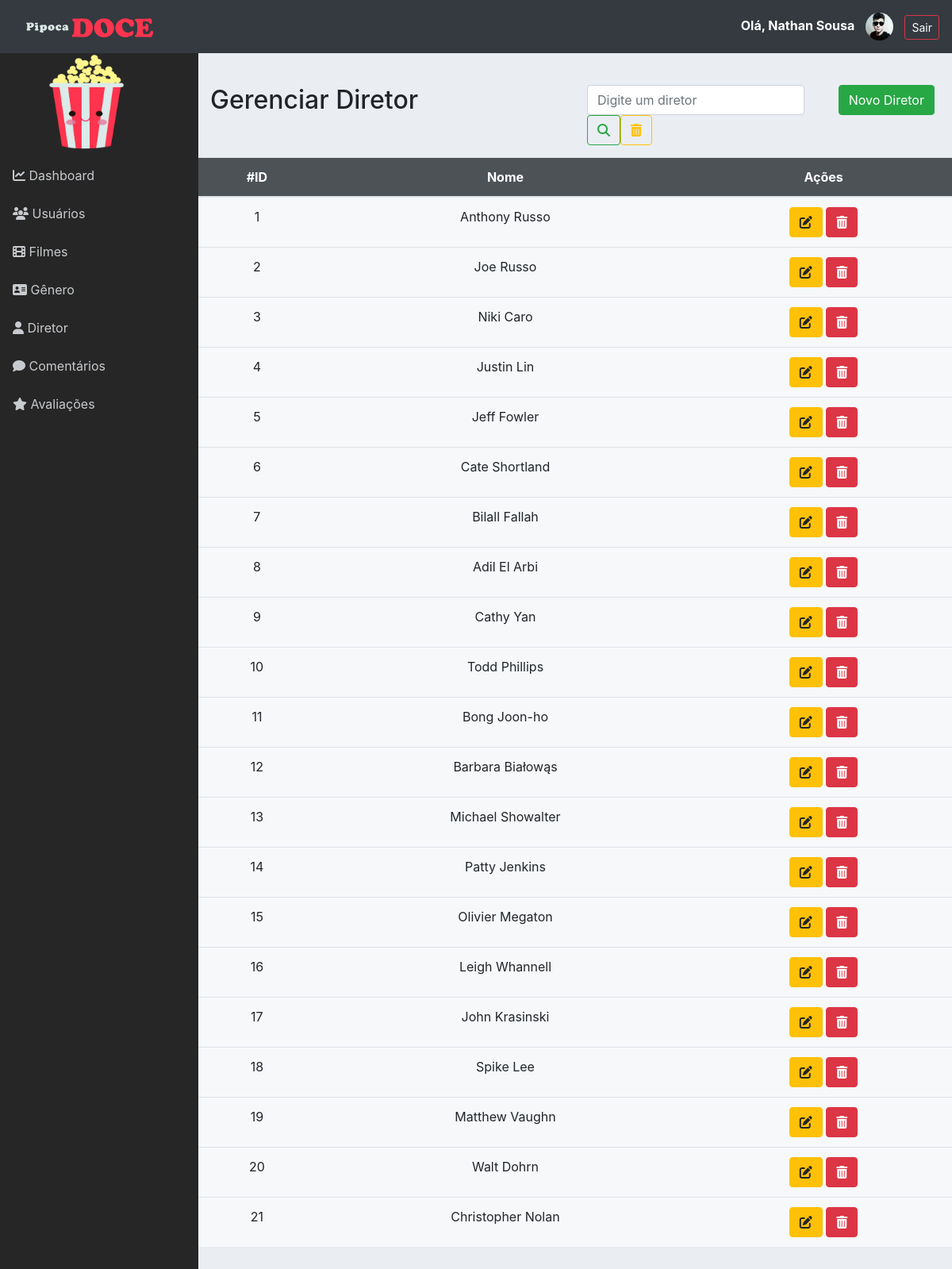
Before: /admin/diretor.php (signed in) with the older database file.
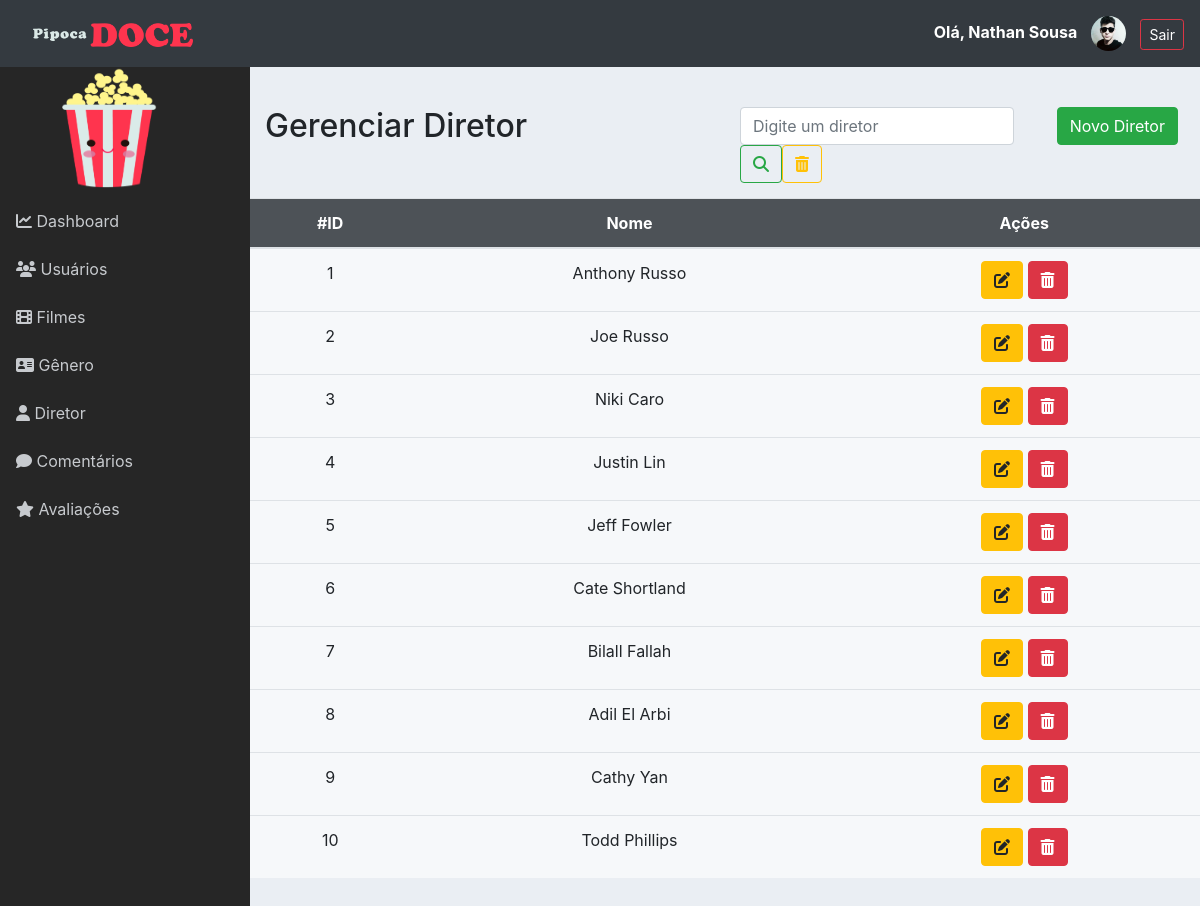
After: the same page with the newer database file.
### tables this page shows
CREATE TABLE `diretor` (
  `id` int NOT NULL AUTO_INCREMENT,
  `nome` varchar(100) NOT NULL,
  PRIMARY KEY (`id`)
);

### admin/classes/Conexao.php (called while the page is built, shortened)
<?php
class Conexao
{
	private $host;
	private $user;
	private $password;
	public function __construct() {
		$this->host = 'mysql:host=localhost;dbname=pipoca_doce';
		$this->user = 'root';
		$this->password = 'root';
	}
	public function conectar() {
		try {
			$conn = new PDO(
				$this->host,
				$this->user,
				$this->password,
				array(
					PDO::ATTR_ERRMODE => PDO::ERRMODE_EXCEPTION,
					PDO::MYSQL_ATTR_INIT_COMMAND => "SET NAMES utf8"
				)
			);
			return $conn;
		} catch (PDOException $e) {
			echo 'Erro na conexao. Erro reportado: ' . $e->getMessage();
			exit;
		}
	}
}

### admin/classes/DiretorDAO.php (called while the page is built, shortened)
<?php
require_once 'Model.php';
class DiretorDAO extends Model
{
    public function __construct()
    {
        $this->class = 'Diretor';
        $this->tabela = 'diretor';
    }
	public function listar($pesquisa = '')
	{
		if ($pesquisa != '') {
			$sql = "SELECT * FROM {$this->tabela}
					WHERE nome like '%{$pesquisa}%'
						OR nome like '%{$pesquisa}%'";
		} else {
			$sql = "SELECT * FROM {$this->tabela}";
		}
		$stmt = $this->db->prepare($sql);
		$stmt->setFetchMode(PDO::FETCH_CLASS, $this->class);
		$stmt->execute();
		return $stmt->fetchAll();
	}
}

### admin/classes/Model.php (called while the page is built, shortened)
<?php
require 'Conexao.php';
class Model
{
	public function __construct()
	{
		$conexao = new Conexao();
		$this->db = $conexao->conectar();
	}
}

### admin/classes/Diretor.php (called while the page is built, shortened)
<?php
class Diretor
{
	private $id;
	private $nome;
    public function getId()
    {
        return $this->id;
    }
    public function getNome()
    {
        return $this->nome;
    }
}

### admin/diretor.php (the view)
<?php include './layout/header.php';?>
<?php include './layout/menu.php';?>
<?php
require 'classes/Diretor.php';
require 'classes/DiretorDAO.php';
$diretorDAO = new DiretorDAO();
$diretores = $diretorDAO->listar();
if(isset($_GET['pesquisa']) && $_GET['pesquisa'] != '') {
	$diretores = $diretorDAO->listar($_GET['pesquisa']);
} else {
	$diretores = $diretorDAO->listar();
}
?>
<div class="row" style="margin-top:40px">
	<div class="col-6">
		<h2>Gerenciar Diretor</h2>
	</div>
	<div class="col-4">
		<form class="form-inline my-2 my-lg-0">
		      <input class="form-control mr-sm-2" name="pesquisa" type="search" placeholder="Digite um diretor" aria-label="Pesquisar" value="<?= (isset($_GET['pesquisa']) ? $_GET['pesquisa'] : '') ?>">
		      <button class="btn btn-outline-success my-2 my-sm-0" type="submit">
		      	<i class="fas fa-search"></i>
		      </button>
		      <a href="./diretor.php" class="btn btn-outline-warning my-2 my-sm-0">
		      	<i class="fas fa-trash-alt"></i>
		      </a>
	    </form>
	</div>
	<div class="col-2">
		<a href="form_diretor.php" class="btn btn-success">Novo Diretor</a>
	</div>
</div>
<div class="row">
	<table class="table table-hover table-responsive-lg">
		<thead>
			<tr>
				<th>#ID</th>
				<th>Nome</th>
				<th>Ações</th>
			</tr>
		</thead>
		<tbody>
			<?php foreach ($diretores as $diretor) { ?>
			<tr>
				<td><?= $diretor->getId() ?></td>
				<td><?= $diretor->getNome() ?></td>
				<td>
					<a href="form_diretor.php?id=<?= $diretor->getId() ?>" class="btn btn-warning">
						<i class="fas fa-edit"></i>
					</a>
					<a href="controle_diretor.php?acao=deletar&id=<?= $diretor->getId() ?>" class="btn btn-danger" onclick="return confirm('Deseja realmente exluir o diretor?')">
						<i class="fas fa-trash-alt"></i>
					</a>
				</td>
			</tr>
			<?php } ?>
		</tbody>
	</table>
</div>
<?php include './layout/footer.php';?>

### admin/layout/header.php (shortened to what this page needs)
<!DOCTYPE html>
<html>
<head>
	<link rel="stylesheet" href="assets/css/bootstrap.min.css">
	<link href="https://cdn.jsdelivr.net/npm/select2@4.1.0-beta.1/dist/css/select2.min.css" rel="stylesheet" />
	<link rel="stylesheet" type="text/css" href="assets/css/all.css">
	<link rel="stylesheet" type="text/css" href="assets/css/estilo.css">
	<link rel="stylesheet" href="css/fontawesome.min.css">
</head>
<body>
	<nav class="navbar navbar-expand navbar-dark bg-dark">
		<a class="navbar-brand" href="home.php" style="margin-left: 17px;">
			<img src=./assets/img/logo1.png style="width: 160px"/>
		</a>
		<div class="collapse navbar-collapse">
			<ul class="navbar-nav ml-auto">
        		<span class="navbar-text">
        			<a href="form_usuario.php?id=<?= $_SESSION['id_usuario'] ?>">
	              		<strong>
	               			Olá, <?= $_SESSION['nome'] ?>
	              		</strong>
              		<img src="./assets/img/usuario/<?= ($_SESSION['imagem'] != '' && file_exists('assets/img/usuario/'.$_SESSION['imagem']) ? $_SESSION['imagem'] : 'usuario.png' ) ?>" class="rounded-circle user-img-menu">
            		</a>
        			<small><a class="btn btn-outline-danger btn-sm" href="logout.php" onclick="return confirm('Deseja realmente sair?')">
        				Sair
        			</a>
        			</small>
      			</span>
			</ul>
		</div>
	</nav>
	<div class="d-flex">

### admin/layout/menu.php (shortened to what this page needs)
<nav class="sidebar">
	<div class="container">
		<a href="home.php">
      		<img src="./assets/img/pipoca.png" alt="">
    	</a>
	</div>
	<ul class="list-unstyled">
		<li>
			<a href="home.php"><i class="fas fa-chart-line"></i> Dashboard</a>
		</li>
        <li>
            <a href="usuario.php"><i class="fa fa-users"></i>  Usuários</a>
        </li>
        <li>
            <a href="filme.php"><i class="fa fa-film"></i></i>  Filmes</a>
        </li>
        <li>
            <a href="genero.php"><i class="fas fa-address-card"></i> Gênero</a>
        </li>
        <li>
            <a href="diretor.php"><i class="fa fa-user"></i> Diretor</a>
        </li>
        <li>
            <a href="comentarios.php"><i class="fas fa-comment"></i> Comentários</a>
        </li>
        <li>
            <a href="avaliacao.php"><i class="fa fa-star"></i></i> Avaliações</a>
        </li>
     </ul>
</nav>
<div class="container">

### admin/layout/footer.php (shortened to what this page needs)
</div>
</div>
</body>
</body>
</html>

### admin/assets/css/all.css (style rules this page uses)
.fa, .fas, .far, .fal, .fad, .fab { -moz-osx-font-smoothing: grayscale; -webkit-font-smoothing: antialiased; display: inline-block; font-style: normal; font-variant: normal; text-rendering: auto; line-height: 1; }
.fa-address-card:before { content: "\f2bb"; }
.fa-chart-line:before { content: "\f201"; }
.fa-comment:before { content: "\f075"; }
.fa-edit:before { content: "\f044"; }
.fa-film:before { content: "\f008"; }
.fa-search:before { content: "\f002"; }
.fa-star:before { content: "\f005"; }
.fa-trash-alt:before { content: "\f2ed"; }
.fa-user:before { content: "\f007"; }
.fa-users:before { content: "\f0c0"; }
.fa, .fas { font-family: 'Font Awesome 5 Free'; font-weight: 900; }

### admin/assets/css/estilo.css (style rules this page uses)
body { background-color: #eaeef3; }
table thead tr { text-align: center; background: #343a40de; color: #FFF; font-size: 16px; }
table tbody tr { text-align: center; }
.table { background-color: #ffffff96; }
.row { margin-bottom: 15px; }
.user-img-menu { width: 35px; margin-right: 10px; margin-left: 10px; }
.sidebar { background-color: #262626; min-width: 250px; max-width: 250px; min-height: calc(100vh - 56px); transition: all 0.3s; }
.sidebar a img { width: 110px; height: 130px; margin-left: 35px; }
.sidebar ul li a { display: block; padding: 0.75rem 1rem; color: #c7cace; text-decoration: none; }

Changed rows visible on the page:
removed diretor: id "11", nome "Bong Joon-ho"
removed diretor: id "12", nome "Barbara Białowąs"
removed diretor: id "13", nome "Michael Showalter"
removed diretor: id "14", nome "Patty Jenkins"
removed diretor: id "15", nome "Olivier Megaton"
removed diretor: id "16", nome "Leigh Whannell"
removed diretor: id "17", nome "John Krasinski"
removed diretor: id "18", nome "Spike Lee"
removed diretor: id "19", nome "Matthew Vaughn"
removed diretor: id "20", nome "Walt Dohrn"
removed diretor: id "21", nome "Christopher Nolan"
